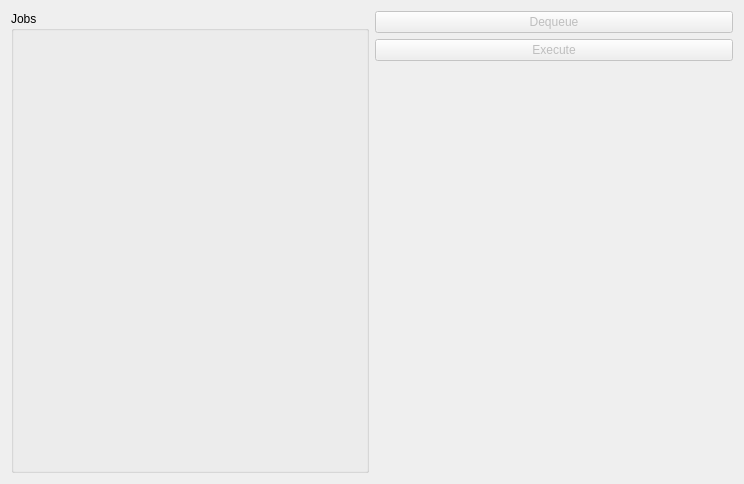
<?xml version="1.0" encoding="UTF-8"?>
<ui version="4.0">
 <class>KBJobViewUi</class>
 <widget class="QWidget" name="KBJobViewUi">
  <property name="geometry">
   <rect>
    <x>0</x>
    <y>0</y>
    <width>744</width>
    <height>484</height>
   </rect>
  </property>
  <property name="windowTitle">
   <string>Jobs</string>
  </property>
  <layout class="QHBoxLayout">
   <item>
    <widget class="Q3GroupBox" name="jobBox">
     <property name="title">
      <string>Jobs</string>
     </property>
    </widget>
   </item>
   <item>
    <layout class="QVBoxLayout">
     <item>
      <widget class="KPushButton" name="dequeueButton">
       <property name="enabled">
        <bool>false</bool>
       </property>
       <property name="text">
        <string>Dequeue</string>
       </property>
      </widget>
     </item>
     <item>
      <widget class="KPushButton" name="executeButton">
       <property name="enabled">
        <bool>false</bool>
       </property>
       <property name="text">
        <string>Execute</string>
       </property>
      </widget>
     </item>
     <item>
      <spacer name="spacer7">
       <property name="orientation">
        <enum>Qt::Vertical</enum>
       </property>
       <property name="sizeType">
        <enum>QSizePolicy::Expanding</enum>
       </property>
       <property name="sizeHint" stdset="0">
        <size>
         <width>20</width>
         <height>241</height>
        </size>
       </property>
      </spacer>
     </item>
    </layout>
   </item>
  </layout>
 </widget>
 <layoutdefault spacing="6" margin="11"/>
 <pixmapfunction>qPixmapFromMimeSource</pixmapfunction>
 <customwidgets>
  <customwidget>
   <class>Q3GroupBox</class>
   <extends>QGroupBox</extends>
   <header>Qt3Support/Q3GroupBox</header>
   <container>1</container>
  </customwidget>
  <customwidget>
   <class>KPushButton</class>
   <extends>QPushButton</extends>
   <header>kpushbutton.h</header>
  </customwidget>
 </customwidgets>
 <resources/>
 <connections/>
</ui>
